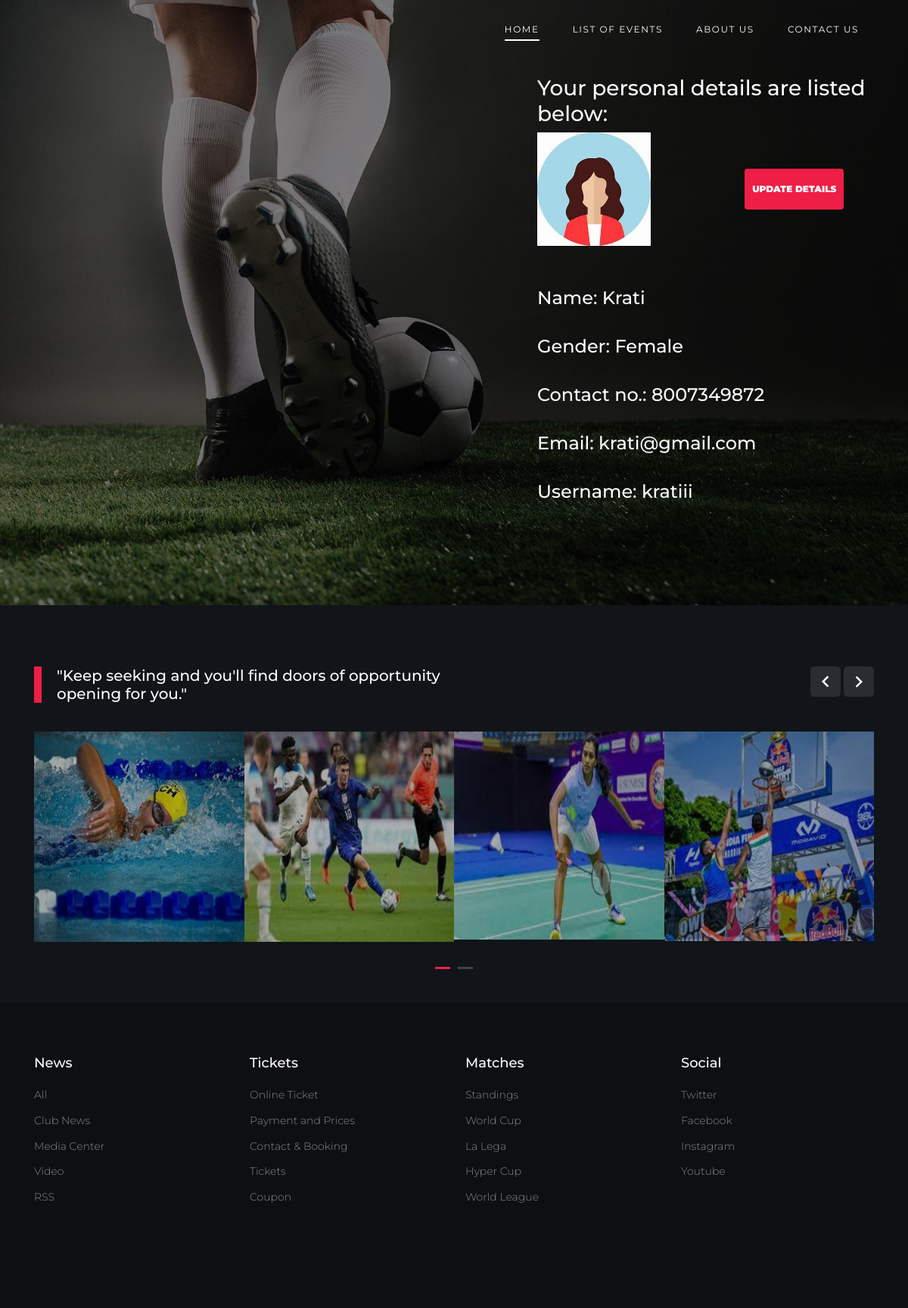
Page /profile.php?a=kratiii on the committed database.
### tables this page shows
CREATE TABLE `registration` (
  `Id` int NOT NULL,
  `Name` varchar(100) NOT NULL,
  `gender` varchar(10) NOT NULL,
  `phone` varchar(10) NOT NULL,
  `email` varchar(50) NOT NULL,
  `username` varchar(20) NOT NULL,
  `password` varchar(10) NOT NULL
);

### profile.php (the view, shortened to what this page needs)
<!DOCTYPE html>
<html lang="en">
<head>
  <link rel="stylesheet" href="fonts/icomoon/style.css">
  <link rel="stylesheet" href="css/bootstrap/bootstrap.css">
  <link rel="stylesheet" href="css/jquery-ui.css">
  <link rel="stylesheet" href="css/owl.carousel.min.css">
  <link rel="stylesheet" href="css/owl.theme.default.min.css">
  <link rel="stylesheet" href="css/owl.theme.default.min.css">
  <link rel="stylesheet" href="css/jquery.fancybox.min.css">
  <link rel="stylesheet" href="css/bootstrap-datepicker.css">
  <link rel="stylesheet" href="fonts/flaticon/font/flaticon.css">
  <link rel="stylesheet" href="css/aos.css">
  <link rel="stylesheet" href="css/style.css">
</head>
<body>
  <div class="site-wrap">
    <header class="site-navbar py-4" role="banner">
      <div class="container">
        <div class="d-flex align-items-center">
          <div class="ml-auto">
            <nav class="site-navigation position-relative text-right" role="navigation">
              <ul class="site-menu main-menu js-clone-nav mr-auto d-none d-lg-block">
                <li class="active"><a href="index.php" class="nav-link">Home</a></li>
                <li><a href="events.php#here" class="nav-link">List of Events</a></li>
                <li><a href="contact.html" class="nav-link">About Us</a></li>
                <li><a href="contact.html" class="nav-link">Contact Us</a></li>
              </ul>
            </nav>
          </div>
        </div>
      </div>
    </header>
    <div class="hero overlay" style="background-image: url('images/bg_1.jpg');">
      <div class="container">
        <div class="row align-items-center">
          <div class="col-lg-5 ml-auto" >
            <h3>Your personal details are listed below:</h3>
            <?php
              $uname=$_REQUEST["a"];
              $con=mysqli_connect("localhost","root","1234","sports");
              $r=mysqli_query($con,"select * from registration where username='$uname' ");
              while($row=mysqli_fetch_array($r))
              {     if ($row[2]=="Female")
          				{	?>
          					<img src="images/female.jpeg" alt="Girl " width="150" height="150">
          					 <a href="update.php?a=<?php echo $row[5];?>" class="btn btn-primary py-3 px-2 mr-3" style="margin-left:120px ;">Update Details</a></br></br></br>
          			<?php	}
              		 else
					{	?>
							<img src="images/male.jpeg" alt="boy" width="150" height="150">
							 <a href="update.php?a=<?php echo $row[5];?>" class="btn btn-primary py-3 px-2 mr-3" style="margin-left:120px ;">Update Details</a></br></br></br>
          			<?php 	}
					echo "<tr><td ><h4>Name: $row[1]</td></tr>"; ?></h4></br><?php
					echo "<tr><td ><h4>Gender: $row[2]</td></tr>"; ?></h4></br><?php
					echo "<tr><td ><h4>Contact no.: $row[3]</td></tr>"; ?></h4></br><?php
					echo "<tr><td ><h4>Email: $row[4]</td></tr>"; ?></h4></br><?php
					echo "<tr><td ><h4>Username: $row[5]</td></tr>"; ?></h4></br><?php
        }
        ?>
          </div>
        </div>
      </div>
    </div>
    <div class="container">
      <div class="row">
        <div class="col-lg-12">
        </div>
      </div>
    </div>
    <div class="site-section">
      <div class="container">
        <div class="row">
          <div class="col-6 title-section">
            <h2 class="heading">"Keep seeking and you'll find doors of opportunity opening for you."</h2>
          </div>
          <div class="col-6 text-right">
            <div class="custom-nav">
            <a href="#" class="js-custom-prev-v2"><span class="icon-keyboard_arrow_left"></span></a>
            <a href="#" class="js-custom-next-v2"><span class="icon-keyboard_arrow_right"></span></a>
            </div>
          </div>
        </div>
        <div class="owl-4-slider owl-carousel">
          <div class="item">
            <div class="video-media">
              <img src="images/img1.jpg" alt="Image" class="img-fluid">
            </div>
          </div>
          <div class="item">
            <div class="video-media">
              <img src="images/img2.jpg" alt="Image" class="img-fluid">
            </div>
          </div>
          <div class="item">
            <div class="video-media">
              <img src="images/img3.jpg" alt="Image" class="img-fluid">
            </div>
          </div>
          <div class="item">
            <div class="video-media">
              <img src="images/img4.jpg" alt="Image" class="img-fluid">
            </div>
          </div>
        </div>
      </div>
    </div>
    <footer class="footer-section">
      <div class="container">
        <div class="row">
          <div class="col-lg-3">
            <div class="widget mb-3">
              <h3>News</h3>
              <ul class="list-unstyled links">
                <li><a href="#">All</a></li>
                <li><a href="#">Club News</a></li>
                <li><a href="#">Media Center</a></li>
                <li><a href="#">Video</a></li>
                <li><a href="#">RSS</a></li>
              </ul>
            </div>
          </div>
          <div class="col-lg-3">
            <div class="widget mb-3">
              <h3>Tickets</h3>
              <ul class="list-unstyled links">
                <li><a href="#">Online Ticket</a></li>
                <li><a href="#">Payment and Prices</a></li>
                <li><a href="#">Contact &amp; Booking</a></li>
                <li><a href="#">Tickets</a></li>
                <li><a href="#">Coupon</a></li>
              </ul>
            </div>
          </div>
          <div class="col-lg-3">
            <div class="widget mb-3">
              <h3>Matches</h3>
              <ul class="list-unstyled links">
                <li><a href="#">Standings</a></li>
                <li><a href="#">World Cup</a></li>
                <li><a href="#">La Lega</a></li>
                <li><a href="#">Hyper Cup</a></li>
                <li><a href="#">World League</a></li>
              </ul>
            </div>
          </div>
          <div class="col-lg-3">
            <div class="widget mb-3">
              <h3>Social</h3>
              <ul class="list-unstyled links">
                <li><a href="#">Twitter</a></li>
                <li><a href="#">Facebook</a></li>
                <li><a href="#">Instagram</a></li>
                <li><a href="#">Youtube</a></li>
              </ul>
            </div>
          </div>
        </div>
        <div class="row text-center">
          <div class="col-md-12">
            <div class=" pt-5">
            </div>
          </div>
        </div>
      </div>
    </footer>
  </div>
</body>
</html>

### css/style.css (style rules this page uses)
body { line-height: 1.7; color: gray; font-weight: 300; background-color: #222831; font-size: 16px; }
a { -webkit-transition: .3s all ease; -o-transition: .3s all ease; transition: .3s all ease; }
h1, h2, h3, h4, h5, .h1, .h2, .h3, .h4, .h5 { font-family: "Montserrat", -apple-system, BlinkMacSystemFont, "Segoe UI", Roboto, "Helvetica Neue", Arial, sans-serif, "Apple Color Emoji", "Segoe UI Emoji", "Segoe UI Symbol", "Noto Color Emoji"; color: #fff; }
.site-wrap:before { display: none; -webkit-transition: .3s all ease-in-out; -o-transition: .3s all ease-in-out; transition: .3s all ease-in-out; background: rgba(0, 0, 0, 0.6); content: ""; position: absolute; z-index: 2000; top: 0; left: 0; right: 0; bottom: 0; opacity: 0; visibility: hidden; }
.btn { text-transform: uppercase; font-size: 12px; font-weight: 900; border-width: 2px; }
.site-section { padding: 2.5em 0; }
@media (min-width: 768px) { .site-section { padding: 5em 0; } }
.site-navbar { margin-bottom: 0px; z-index: 1999; position: absolute; width: 100%; }
.site-navbar .site-navigation .site-menu { margin-bottom: 0; }
.site-navbar .site-navigation .site-menu .active > a { display: inline-block; position: relative; }
.site-navbar .site-navigation .site-menu .active > a:before { content: ""; position: absolute; bottom: 0; left: 20px; right: 20px; height: 2px; background: #fff; }
.site-navbar .site-navigation .site-menu a { text-decoration: none !important; display: inline-block; }
.site-navbar .site-navigation .site-menu > li { display: inline-block; }
.site-navbar .site-navigation .site-menu > li > a { padding: 5px 20px; color: #fff; font-size: 12px; letter-spacing: .1rem; text-transform: uppercase; font-weight: 400; display: inline-block; text-decoration: none !important; }
.site-mobile-menu .site-nav-wrap { padding: 0; margin: 0; list-style: none; position: relative; }
.site-mobile-menu .site-nav-wrap a { padding: 10px 20px; display: block; position: relative; color: #212529; }
.site-mobile-menu .site-nav-wrap li { position: relative; display: block; }
.site-mobile-menu .site-nav-wrap li.active > a { color: #ee1e46; }
.site-mobile-menu .site-nav-wrap > li { display: block; position: relative; float: left; width: 100%; }
.site-mobile-menu .site-nav-wrap > li > a { padding-left: 20px; font-size: 20px; }
.hero { background-size: cover; background-position: center center; }
.hero, .hero > .container > .row { height: 100vh; min-height: 500px; }
.hero.overlay:before { content: ""; position: absolute; background: rgba(0, 0, 0, 0.5); top: 0; left: 0; right: 0; bottom: 0; }
.video-media { position: relative; }
.video-media:before { position: absolute; content: ""; top: 0; left: 0; right: 0; bottom: 0; background: rgba(0, 0, 0, 0.3); }
.title-section { margin-bottom: 30px; }
.title-section .heading { color: #fff; font-size: 20px; position: relative; padding-left: 30px; }
.title-section .heading:before { position: absolute; content: ""; width: 10px; top: 0; left: 0; bottom: 0; background: #ee1e46; }
.footer-section { padding: 70px 0; font-size: 14px; color: rgba(255, 255, 255, 0.5); background: #1a1e25; }
.footer-section .widget h3 { color: #fff; font-size: 18px; margin-bottom: 20px; }
.footer-section .widget .links li { margin-bottom: 10px; }
.footer-section .widget .links li a { color: rgba(255, 255, 255, 0.5); }
.custom-nav a { font-size: 30px; display: inline-block; width: 40px; height: 40px; position: relative; color: #fff; border-radius: 5px; background: rgba(255, 255, 255, 0.1); }
.custom-nav a > span { position: absolute; top: 50%; left: 50%; -webkit-transform: translate(-50%, -50%); -ms-transform: translate(-50%, -50%); transform: translate(-50%, -50%); }

### rows in the picture
registration: Name "Krati", gender "Female", phone "8007349872", email "krati@gmail.com", username "kratiii"
